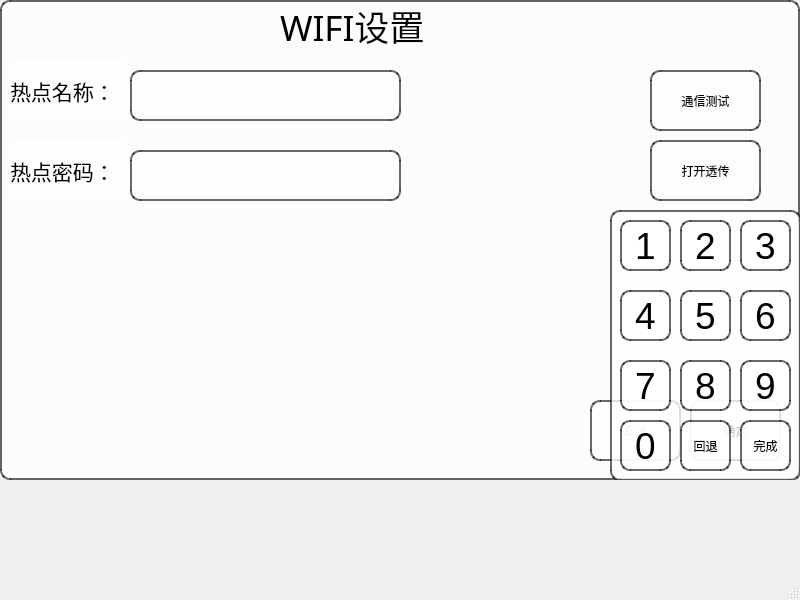
<?xml version="1.0" encoding="UTF-8"?>
<ui version="4.0">
 <class>wifiset</class>
 <widget class="QMainWindow" name="wifiset">
  <property name="geometry">
   <rect>
    <x>0</x>
    <y>0</y>
    <width>800</width>
    <height>600</height>
   </rect>
  </property>
  <property name="windowTitle">
   <string>MainWindow</string>
  </property>
  <widget class="QWidget" name="centralwidget">
   <widget class="QLabel" name="label">
    <property name="geometry">
     <rect>
      <x>280</x>
      <y>-20</y>
      <width>201</width>
      <height>91</height>
     </rect>
    </property>
    <property name="font">
     <font>
      <family>仿宋</family>
      <pointsize>26</pointsize>
     </font>
    </property>
    <property name="styleSheet">
     <string notr="true">border: 0px solid rgba(0, 0, 0, 150); /* 黑色边框，150为不透明度 */</string>
    </property>
    <property name="text">
     <string>WIFI设置</string>
    </property>
   </widget>
   <widget class="QFrame" name="frame">
    <property name="geometry">
     <rect>
      <x>0</x>
      <y>0</y>
      <width>800</width>
      <height>480</height>
     </rect>
    </property>
    <property name="styleSheet">
     <string notr="true">border: 2px solid rgba(0, 0, 0, 150); /* 黑色边框，150为不透明度 */
    background-color: rgba(255, 255, 255, 200); /* 白色背景，200为不透明度 */
    border-radius: 10px; /* 圆角边框 */</string>
    </property>
    <property name="frameShape">
     <enum>QFrame::StyledPanel</enum>
    </property>
    <property name="frameShadow">
     <enum>QFrame::Raised</enum>
    </property>
    <widget class="QLabel" name="label_4">
     <property name="geometry">
      <rect>
       <x>10</x>
       <y>60</y>
       <width>121</width>
       <height>61</height>
      </rect>
     </property>
     <property name="font">
      <font>
       <pointsize>16</pointsize>
      </font>
     </property>
     <property name="styleSheet">
      <string notr="true">border: 0px solid rgba(0, 0, 0, 150); /* 黑色边框，150为不透明度 */</string>
     </property>
     <property name="text">
      <string>热点名称：</string>
     </property>
    </widget>
    <widget class="QTextEdit" name="wifiname">
     <property name="geometry">
      <rect>
       <x>130</x>
       <y>70</y>
       <width>271</width>
       <height>51</height>
      </rect>
     </property>
     <property name="styleSheet">
      <string notr="true">border: 2px solid rgba(0, 0, 0, 150); /* 黑色边框，150为不透明度 */
    background-color: rgba(255, 255, 255, 200); /* 白色背景，200为不透明度 */
    border-radius: 10px; /* 圆角边框 */</string>
     </property>
    </widget>
    <widget class="QFrame" name="frame_2">
     <property name="geometry">
      <rect>
       <x>610</x>
       <y>210</y>
       <width>191</width>
       <height>271</height>
      </rect>
     </property>
     <property name="mouseTracking">
      <bool>true</bool>
     </property>
     <property name="layoutDirection">
      <enum>Qt::LeftToRight</enum>
     </property>
     <property name="styleSheet">
      <string notr="true">border: 2px solid rgba(0, 0, 0, 150); /* 黑色边框，150为不透明度 */
    background-color: rgba(255, 255, 255, 200); /* 白色背景，200为不透明度 */
    border-radius: 10px; /* 圆角边框 */</string>
     </property>
     <property name="frameShape">
      <enum>QFrame::StyledPanel</enum>
     </property>
     <property name="frameShadow">
      <enum>QFrame::Raised</enum>
     </property>
     <widget class="QPushButton" name="pushButton_1">
      <property name="geometry">
       <rect>
        <x>10</x>
        <y>10</y>
        <width>51</width>
        <height>51</height>
       </rect>
      </property>
      <property name="font">
       <font>
        <pointsize>28</pointsize>
       </font>
      </property>
      <property name="styleSheet">
       <string notr="true"> color: black; /* 设置字体颜色为白色 */
</string>
      </property>
      <property name="text">
       <string>1</string>
      </property>
      <property name="flat">
       <bool>true</bool>
      </property>
     </widget>
     <widget class="QPushButton" name="pushButton_2">
      <property name="geometry">
       <rect>
        <x>70</x>
        <y>10</y>
        <width>51</width>
        <height>51</height>
       </rect>
      </property>
      <property name="font">
       <font>
        <pointsize>28</pointsize>
       </font>
      </property>
      <property name="styleSheet">
       <string notr="true"> color: black; /* 设置字体颜色为白色 */
</string>
      </property>
      <property name="text">
       <string>2</string>
      </property>
      <property name="flat">
       <bool>true</bool>
      </property>
     </widget>
     <widget class="QPushButton" name="pushButton_4">
      <property name="geometry">
       <rect>
        <x>10</x>
        <y>80</y>
        <width>51</width>
        <height>51</height>
       </rect>
      </property>
      <property name="font">
       <font>
        <pointsize>28</pointsize>
       </font>
      </property>
      <property name="styleSheet">
       <string notr="true"> color: black; /* 设置字体颜色为白色 */
</string>
      </property>
      <property name="text">
       <string>4</string>
      </property>
      <property name="flat">
       <bool>true</bool>
      </property>
     </widget>
     <widget class="QPushButton" name="pushButton_3">
      <property name="geometry">
       <rect>
        <x>130</x>
        <y>10</y>
        <width>51</width>
        <height>51</height>
       </rect>
      </property>
      <property name="font">
       <font>
        <pointsize>28</pointsize>
       </font>
      </property>
      <property name="styleSheet">
       <string notr="true"> color: black; /* 设置字体颜色为白色 */
</string>
      </property>
      <property name="text">
       <string>3</string>
      </property>
      <property name="flat">
       <bool>true</bool>
      </property>
     </widget>
     <widget class="QPushButton" name="pushButton_6">
      <property name="geometry">
       <rect>
        <x>130</x>
        <y>80</y>
        <width>51</width>
        <height>51</height>
       </rect>
      </property>
      <property name="font">
       <font>
        <pointsize>28</pointsize>
       </font>
      </property>
      <property name="styleSheet">
       <string notr="true"> color: black; /* 设置字体颜色为白色 */
</string>
      </property>
      <property name="text">
       <string>6</string>
      </property>
      <property name="flat">
       <bool>true</bool>
      </property>
     </widget>
     <widget class="QPushButton" name="pushButton_7">
      <property name="geometry">
       <rect>
        <x>10</x>
        <y>150</y>
        <width>51</width>
        <height>51</height>
       </rect>
      </property>
      <property name="font">
       <font>
        <pointsize>28</pointsize>
       </font>
      </property>
      <property name="styleSheet">
       <string notr="true"> color: black; /* 设置字体颜色为白色 */
</string>
      </property>
      <property name="text">
       <string>7</string>
      </property>
      <property name="flat">
       <bool>true</bool>
      </property>
     </widget>
     <widget class="QPushButton" name="pushButton_5">
      <property name="geometry">
       <rect>
        <x>70</x>
        <y>80</y>
        <width>51</width>
        <height>51</height>
       </rect>
      </property>
      <property name="font">
       <font>
        <pointsize>28</pointsize>
       </font>
      </property>
      <property name="styleSheet">
       <string notr="true"> color: black; /* 设置字体颜色为白色 */
</string>
      </property>
      <property name="text">
       <string>5</string>
      </property>
      <property name="flat">
       <bool>true</bool>
      </property>
     </widget>
     <widget class="QPushButton" name="pushButton_9">
      <property name="geometry">
       <rect>
        <x>130</x>
        <y>150</y>
        <width>51</width>
        <height>51</height>
       </rect>
      </property>
      <property name="font">
       <font>
        <pointsize>28</pointsize>
       </font>
      </property>
      <property name="styleSheet">
       <string notr="true"> color: black; /* 设置字体颜色为白色 */
</string>
      </property>
      <property name="text">
       <string>9</string>
      </property>
      <property name="flat">
       <bool>true</bool>
      </property>
     </widget>
     <widget class="QPushButton" name="pushButton_8">
      <property name="geometry">
       <rect>
        <x>70</x>
        <y>150</y>
        <width>51</width>
        <height>51</height>
       </rect>
      </property>
      <property name="font">
       <font>
        <pointsize>28</pointsize>
       </font>
      </property>
      <property name="styleSheet">
       <string notr="true"> color: black; /* 设置字体颜色为白色 */
</string>
      </property>
      <property name="text">
       <string>8</string>
      </property>
      <property name="flat">
       <bool>true</bool>
      </property>
     </widget>
     <widget class="QPushButton" name="pushButton_0">
      <property name="geometry">
       <rect>
        <x>10</x>
        <y>210</y>
        <width>51</width>
        <height>51</height>
       </rect>
      </property>
      <property name="font">
       <font>
        <pointsize>28</pointsize>
       </font>
      </property>
      <property name="styleSheet">
       <string notr="true"> color: black; /* 设置字体颜色为白色 */
</string>
      </property>
      <property name="text">
       <string>0</string>
      </property>
      <property name="flat">
       <bool>true</bool>
      </property>
     </widget>
     <widget class="QPushButton" name="pushButton">
      <property name="geometry">
       <rect>
        <x>70</x>
        <y>210</y>
        <width>51</width>
        <height>51</height>
       </rect>
      </property>
      <property name="text">
       <string>回退</string>
      </property>
     </widget>
     <widget class="QPushButton" name="pushButton_10">
      <property name="geometry">
       <rect>
        <x>130</x>
        <y>210</y>
        <width>51</width>
        <height>51</height>
       </rect>
      </property>
      <property name="text">
       <string>完成</string>
      </property>
     </widget>
    </widget>
    <widget class="QLabel" name="label_7">
     <property name="geometry">
      <rect>
       <x>10</x>
       <y>140</y>
       <width>121</width>
       <height>61</height>
      </rect>
     </property>
     <property name="font">
      <font>
       <pointsize>16</pointsize>
      </font>
     </property>
     <property name="styleSheet">
      <string notr="true">border: 0px solid rgba(0, 0, 0, 150); /* 黑色边框，150为不透明度 */</string>
     </property>
     <property name="text">
      <string>热点密码：</string>
     </property>
    </widget>
    <widget class="QTextEdit" name="wifipassword">
     <property name="geometry">
      <rect>
       <x>130</x>
       <y>150</y>
       <width>271</width>
       <height>51</height>
      </rect>
     </property>
     <property name="styleSheet">
      <string notr="true">border: 2px solid rgba(0, 0, 0, 150); /* 黑色边框，150为不透明度 */
    background-color: rgba(255, 255, 255, 200); /* 白色背景，200为不透明度 */
    border-radius: 10px; /* 圆角边框 */</string>
     </property>
    </widget>
    <widget class="QPushButton" name="pushButton_35">
     <property name="geometry">
      <rect>
       <x>590</x>
       <y>400</y>
       <width>91</width>
       <height>61</height>
      </rect>
     </property>
     <property name="text">
      <string>取消</string>
     </property>
    </widget>
    <widget class="QPushButton" name="test">
     <property name="geometry">
      <rect>
       <x>650</x>
       <y>70</y>
       <width>111</width>
       <height>61</height>
      </rect>
     </property>
     <property name="text">
      <string>通信测试</string>
     </property>
    </widget>
    <widget class="QPushButton" name="pushButton_36">
     <property name="geometry">
      <rect>
       <x>690</x>
       <y>400</y>
       <width>91</width>
       <height>61</height>
      </rect>
     </property>
     <property name="text">
      <string>确定</string>
     </property>
    </widget>
    <widget class="QPushButton" name="test_2">
     <property name="geometry">
      <rect>
       <x>650</x>
       <y>140</y>
       <width>111</width>
       <height>61</height>
      </rect>
     </property>
     <property name="text">
      <string>打开透传</string>
     </property>
    </widget>
    <zorder>pushButton_36</zorder>
    <zorder>pushButton_35</zorder>
    <zorder>label_4</zorder>
    <zorder>wifiname</zorder>
    <zorder>frame_2</zorder>
    <zorder>label_7</zorder>
    <zorder>wifipassword</zorder>
    <zorder>test</zorder>
    <zorder>test_2</zorder>
   </widget>
   <zorder>frame</zorder>
   <zorder>label</zorder>
  </widget>
  <widget class="QStatusBar" name="statusbar"/>
 </widget>
 <resources/>
 <connections/>
</ui>
